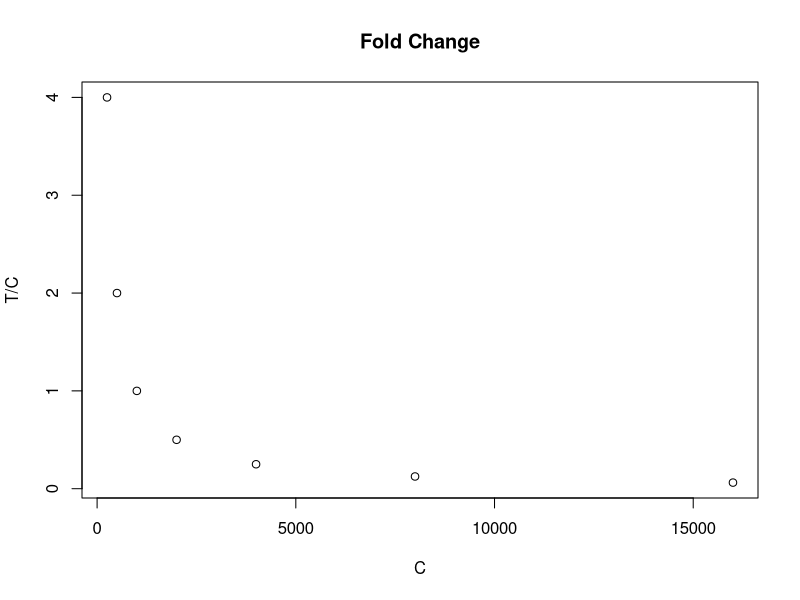
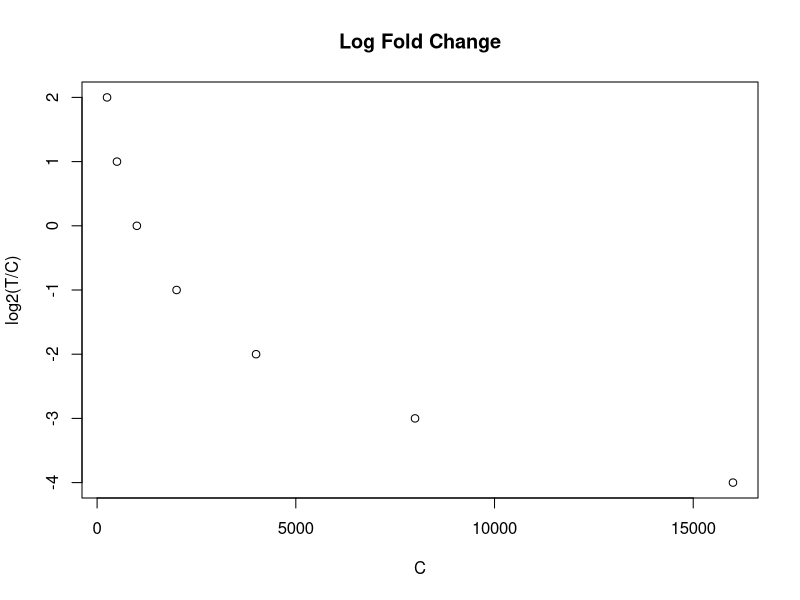
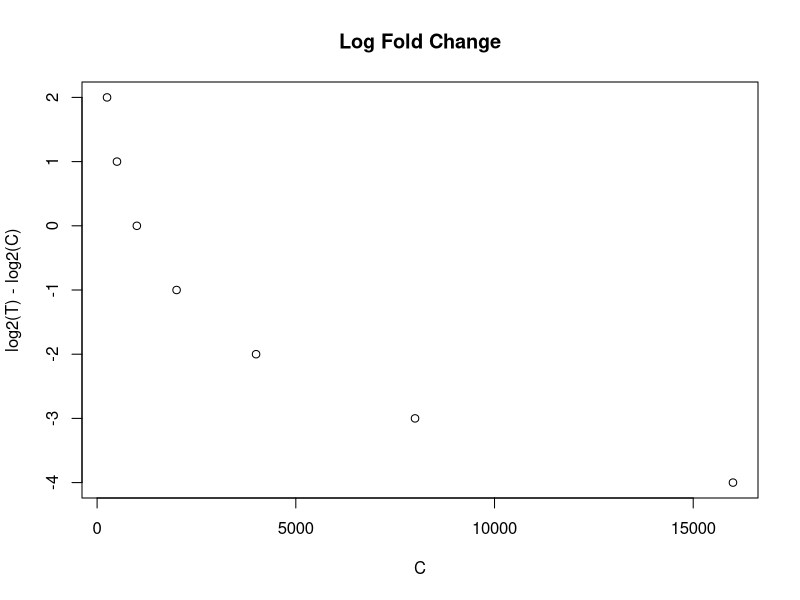

The R script that drew these images, in order: (Note: this script raises an error after producing the figures.)
## ---- chunk 1
m <- read.csv("microarray.csv")
## ---- chunk 2
colnames(m)
## ---- chunk 3
mat <- sapply(strsplit(grep('AVG_Signal$', colnames(m), value = TRUE),".", fixed=TRUE), `[`, 1)
mat <- matrix(mat, 2, 2, dimnames=list(c(1,2),c("Treat", "Control")))
knitr::kable(as.data.frame(mat))
## ---- chunk 4
d1 <- m$T1.AVG_Signal   - m$T1.AVG_Signal
## ---- chunk 5
T.1 <- 50000; C.1 <- 49900; (T.1-C.1)/C.1*100
T.2 <- 200; C.2 <- 100; (T.2-C.2)/C.2*100
## ---- chunk 6
T <- 1000; C <- c(250,500,1000, 2000, 4000, 8000, 16000)
plot(C, T/C, main="Fold Change")
## ---- chunk 7
plot(C, log2(T/C), main="Log Fold Change")
## ---- chunk 8
plot(C, log2(T) - log2(C), main="Log Fold Change")
## ---- chunk 9
lfc.1 <- log2(m$T1.AVG_Signal)   - log2(m$C1.AVG_Signal)
lfc.2 <- log2(m$T1.AVG_Signal.1) - log2(m$C1.AVG_Signal.1)
lfc.3 <- log2(m$T1.AVG_Signal.2) - log2(m$C1.AVG_Signal.2)
hist(lfc.1, nclass=100)
## ---- chunk 10
lfc <- mapply(mean, lfc.1, lfc.2, lfc.3)
## ---- chunk 11
get.p.value <- function(x,y,z) {
  return( t.test(c(x,y,z), alternative = "two.sided")$p.value )
}
## ---- chunk 12
p.val <- mapply(get.p.value, lfc.1, lfc.2, lfc.3)
## ---- chunk 13
hist(p.val, nclass=20)
## ---- chunk 14
plot(lfc, -log10(p.val), pch=16, cex=0.4)
## ---- chunk 15
hist(p.val, nclass=20)
abline(h=length(p.val)/20, col="red")
## ---- chunk 16
q.val <- p.adjust(p.val, method = "fdr")
## ---- chunk 17
plot(p.val, q.val, pch=16, cex=0.4); abline(0,1,col="red")
## ---- chunk 18
plot(lfc, -log10(q.val), pch=16, cex=0.4)
## ---- chunk 19
plot(lfc, -log10(q.val), pch=16, cex=0.4)
abline(h=-log10(0.05), col="red")
abline(v=1, col="red")
abline(v=-1, col="red")
